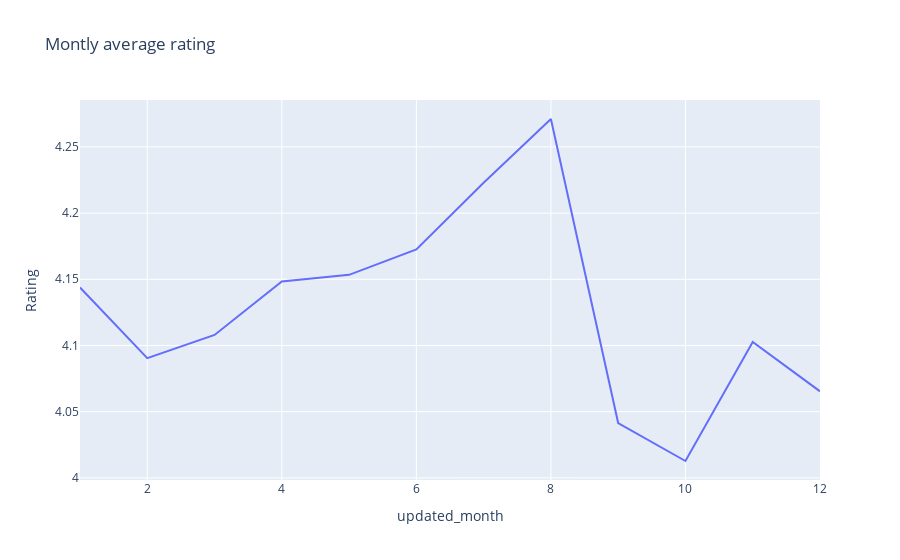

Notebook code for this chart:
### Code cell
#Prepare the plot
fig = px.line(res, x="updated_month",y="Rating",title="Montly average rating")
fig.show()

### Figure 1 — Plotly figure (JSON) as saved in the notebook; plotly's stock layout.template omitted (floating-point values rounded to 4 significant figures)
{"data": [{"hovertemplate": "updated_month=%{x}<br>Rating=%{y}<extra></extra>", "legendgroup": "", "line": {"color": "#636efa", "dash": "solid"}, "marker": {"symbol": "circle"}, "mode": "lines", "name": "", "orientation": "v", "showlegend": false, "type": "scatter", "x": [1, 2, 3, 4, 5, 6, 7, 8, 9, 10, 11, 12], "xaxis": "x", "y": [4.144, 4.09, 4.108, 4.148, 4.153, 4.173, 4.223, 4.271, 4.041, 4.013, 4.103, 4.065], "yaxis": "y"}], "layout": {"legend": {"tracegroupgap": 0}, "title": {"text": "Montly average rating"}, "xaxis": {"anchor": "y", "domain": [0, 1], "title": {"text": "updated_month"}}, "yaxis": {"anchor": "x", "domain": [0, 1], "title": {"text": "Rating"}}}}
